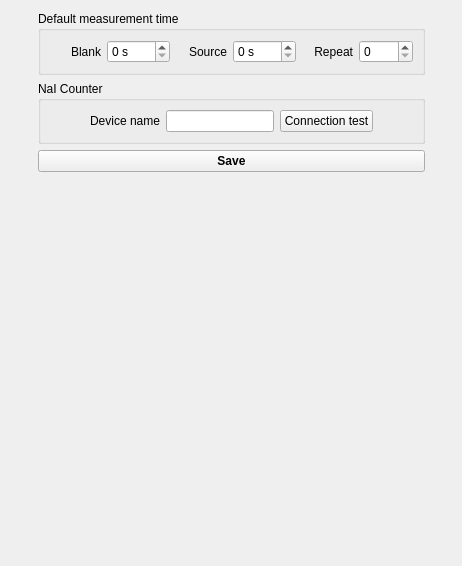
          <widget class="QWidget" name="tab">
           <attribute name="title">
            <string>General</string>
           </attribute>
           <layout class="QGridLayout" name="gridLayout_5">
            <item row="0" column="0" rowspan="3">
             <spacer name="horizontalSpacer_5">
              <property name="orientation">
               <enum>Qt::Horizontal</enum>
              </property>
              <property name="sizeHint" stdset="0">
               <size>
                <width>27</width>
                <height>158</height>
               </size>
              </property>
             </spacer>
            </item>
            <item row="0" column="1">
             <widget class="QGroupBox" name="groupBox_13">
              <property name="title">
               <string>Default measurement time </string>
              </property>
              <layout class="QGridLayout" name="gridLayout_16">
               <item row="0" column="0">
                <widget class="QLabel" name="label_33">
                 <property name="sizePolicy">
                  <sizepolicy hsizetype="Preferred" vsizetype="Preferred">
                   <horstretch>0</horstretch>
                   <verstretch>0</verstretch>
                  </sizepolicy>
                 </property>
                 <property name="text">
                  <string>Blank</string>
                 </property>
                 <property name="alignment">
                  <set>Qt::AlignRight|Qt::AlignTrailing|Qt::AlignVCenter</set>
                 </property>
                </widget>
               </item>
               <item row="0" column="1">
                <widget class="QSpinBox" name="blankTimeDefault_spinBox">
                 <property name="suffix">
                  <string> s</string>
                 </property>
                 <property name="maximum">
                  <number>9999</number>
                 </property>
                </widget>
               </item>
               <item row="0" column="2">
                <widget class="QLabel" name="label_35">
                 <property name="sizePolicy">
                  <sizepolicy hsizetype="Preferred" vsizetype="Preferred">
                   <horstretch>0</horstretch>
                   <verstretch>0</verstretch>
                  </sizepolicy>
                 </property>
                 <property name="text">
                  <string>Source</string>
                 </property>
                 <property name="alignment">
                  <set>Qt::AlignRight|Qt::AlignTrailing|Qt::AlignVCenter</set>
                 </property>
                </widget>
               </item>
               <item row="0" column="3">
                <widget class="QSpinBox" name="sourceTimeDefault_spinBox">
                 <property name="suffix">
                  <string> s</string>
                 </property>
                 <property name="maximum">
                  <number>9999</number>
                 </property>
                </widget>
               </item>
               <item row="0" column="4">
                <widget class="QLabel" name="label_34">
                 <property name="sizePolicy">
                  <sizepolicy hsizetype="Preferred" vsizetype="Preferred">
                   <horstretch>0</horstretch>
                   <verstretch>0</verstretch>
                  </sizepolicy>
                 </property>
                 <property name="text">
                  <string>Repeat</string>
                 </property>
                 <property name="alignment">
                  <set>Qt::AlignRight|Qt::AlignTrailing|Qt::AlignVCenter</set>
                 </property>
                </widget>
               </item>
               <item row="0" column="5">
                <widget class="QSpinBox" name="repeatDefault_spinBox">
                 <property name="maximum">
                  <number>9999</number>
                 </property>
                </widget>
               </item>
              </layout>
             </widget>
            </item>
            <item row="0" column="2" rowspan="3">
             <spacer name="horizontalSpacer_6">
              <property name="orientation">
               <enum>Qt::Horizontal</enum>
              </property>
              <property name="sizeHint" stdset="0">
               <size>
                <width>26</width>
                <height>158</height>
               </size>
              </property>
             </spacer>
            </item>
            <item row="1" column="1">
             <widget class="QGroupBox" name="groupBox_16">
              <property name="title">
               <string>NaI Counter</string>
              </property>
              <layout class="QGridLayout" name="gridLayout_19">
               <item row="0" column="3">
                <widget class="QPushButton" name="connectionTestNaICounter_pushButton">
                 <property name="text">
                  <string>Connection test</string>
                 </property>
                </widget>
               </item>
               <item row="0" column="2">
                <widget class="QLineEdit" name="deviceName_lineEdit">
                 <property name="sizePolicy">
                  <sizepolicy hsizetype="Preferred" vsizetype="Fixed">
                   <horstretch>0</horstretch>
                   <verstretch>0</verstretch>
                  </sizepolicy>
                 </property>
                </widget>
               </item>
               <item row="0" column="1">
                <widget class="QLabel" name="label_41">
                 <property name="text">
                  <string>Device name</string>
                 </property>
                 <property name="alignment">
                  <set>Qt::AlignRight|Qt::AlignTrailing|Qt::AlignVCenter</set>
                 </property>
                </widget>
               </item>
               <item row="0" column="4">
                <spacer name="horizontalSpacer_3">
                 <property name="orientation">
                  <enum>Qt::Horizontal</enum>
                 </property>
                 <property name="sizeHint" stdset="0">
                  <size>
                   <width>40</width>
                   <height>20</height>
                  </size>
                 </property>
                </spacer>
               </item>
               <item row="0" column="0">
                <spacer name="horizontalSpacer_4">
                 <property name="orientation">
                  <enum>Qt::Horizontal</enum>
                 </property>
                 <property name="sizeHint" stdset="0">
                  <size>
                   <width>40</width>
                   <height>20</height>
                  </size>
                 </property>
                </spacer>
               </item>
              </layout>
             </widget>
            </item>
            <item row="2" column="1">
             <widget class="QPushButton" name="saveSettings_pushButton">
              <property name="font">
               <font>
                <weight>75</weight>
                <bold>true</bold>
               </font>
              </property>
              <property name="text">
               <string>Save</string>
              </property>
             </widget>
            </item>
            <item row="3" column="1">
             <spacer name="verticalSpacer">
              <property name="orientation">
               <enum>Qt::Vertical</enum>
              </property>
              <property name="sizeHint" stdset="0">
               <size>
                <width>20</width>
                <height>383</height>
               </size>
              </property>
             </spacer>
            </item>
           </layout>
          </widget>
